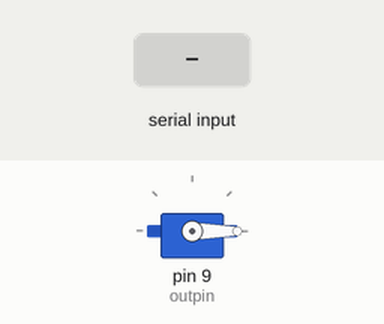
The sketch below on a simulated Arduino Uno, built with avr-gcc and run on an emulated ATmega328P. Shown: servo. Inputs (shaded band) come from the test bench.

Above: at 6.2 s.
6.3 s: byte 30 received over Serial
At 6.7 s:
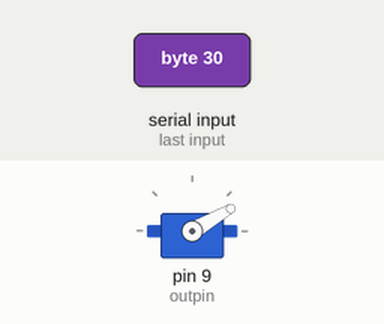
7.8 s: byte 90 received over Serial
At 9.0 s:
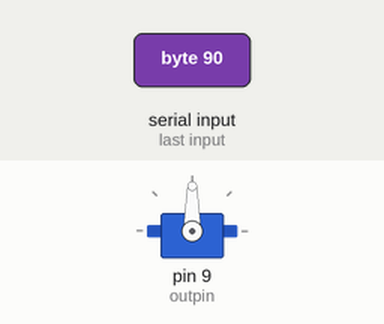
9.3 s: byte 120 received over Serial
At 10.3 s:
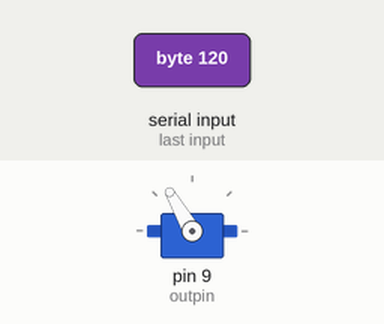
Timing chart, 0 to 12.3 s (numbered marks = the images above; inputs shaded):
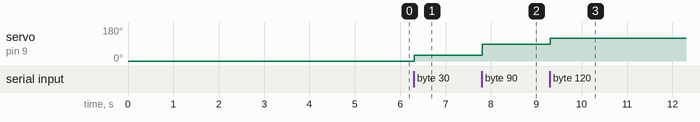

Measured:
- after the input at 6.3 s, servo on pin 9 (outpin): 0° → 30° at once
- after the input at 7.8 s, servo on pin 9 (outpin): 30° → 90° at once
- after the input at 9.3 s, servo on pin 9 (outpin): 90° → 120° at once

The sketch:

serial_available_pde.ino
```cpp
#include <Servo.h>

int outpin = 9;  // analog pin used to connect the potentiometer
Servo myservo;  // create servo object to control a servo

void setup()
{
  Serial.begin(9600);

  myservo.attach(outpin);  // attaches the servo on pin 9 to the servo object
  myservo.write(0);
  delay(5000);
}

void loop()
{
  if (Serial.available()) {
    int inByte = Serial.read();
    myservo.write(inByte);
  }
  delay(15);
}
```
